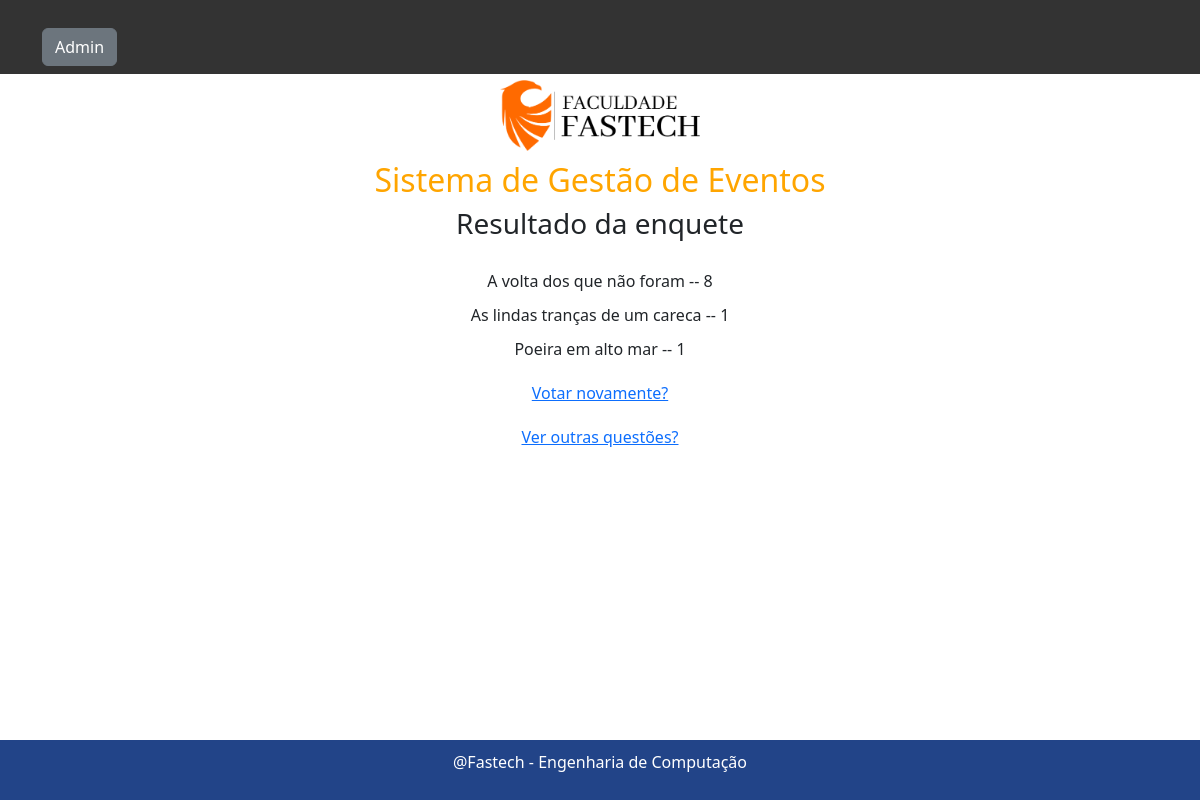
Before: /1/results with the older database file.
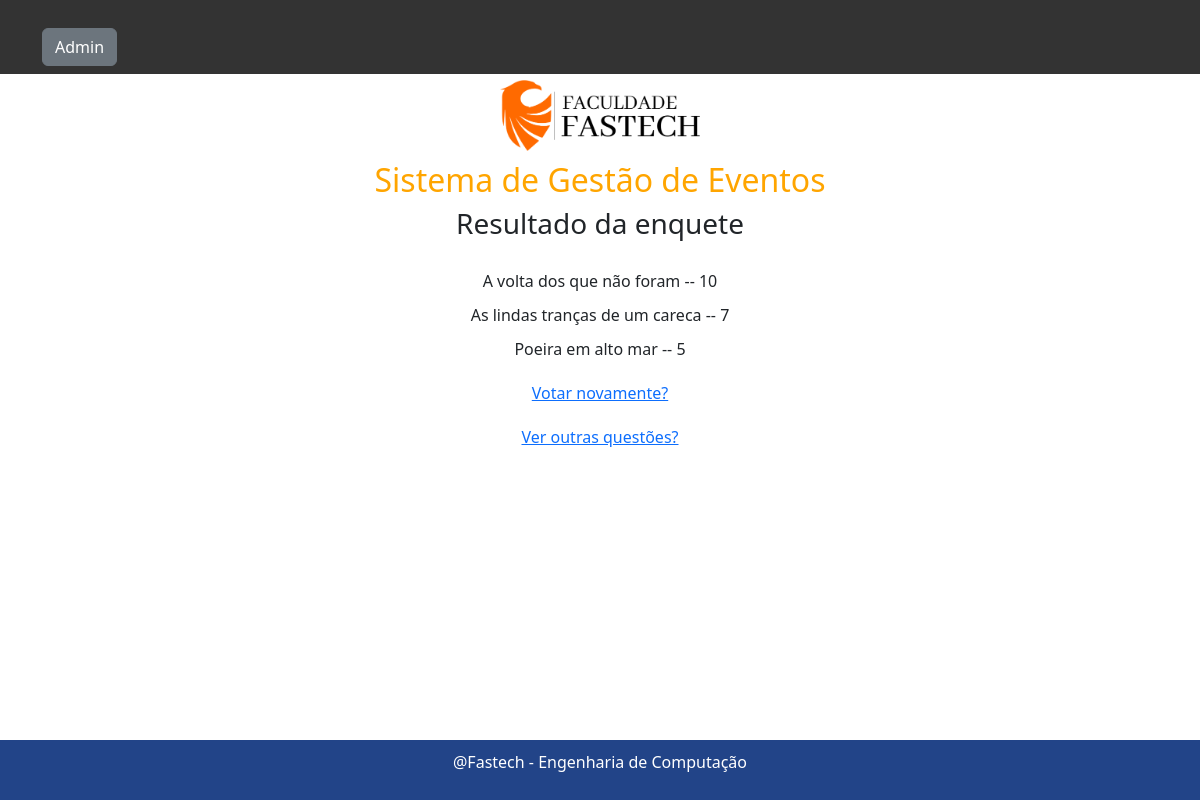
After: the same page with the newer database file.
### enquete/models.py (models this page shows, shortened)
class Option(models.Model):
    question = models.ForeignKey(Question, on_delete=models.CASCADE)
    option_text = models.CharField(max_length=200)
    votes = models.IntegerField(default=0)

### enquete/views.py (the view)
# urls.py: path('<int:question_id>/results', views.results, name='results'),
def results(request, question_id):
    question = Question(pk=question_id)
    context = {'question': question}
    return render(request, 'enquete/results.html', context)

### enquete/templates/enquete/results.html (shortened to what this page needs)
<!DOCTYPE html>
{% load static %}
<html lang="en">
<head>
    <link rel="stylesheet" href="https://cdn.jsdelivr.net/npm/bootstrap@5.3.0/dist/css/bootstrap.min.css">
    <link rel="stylesheet" href="{% static 'enquete/style.css' %}">
</head>
<body>
    <header>
        <nav class="navbar navbar-fixed-top navbar-dark bg-primary">
            <div class="container">
                <a class="btn btn-secondary ml-auto" href="/admin">Admin</a>
            </div>
        </nav>
    </header>
    <div class="logo-container">
        <img src="{% static 'enquete/logo.png' %}" alt="Logo da Empresa">
        <h2 class="project-name">Sistema de Gestão de Eventos</h2>
    </div>
    <div class="container">
        <h3 class="text-center">Resultado da enquete</h3>
    </div>
    <div class="container">
        <ul>
            {% for option in question.option_set.all %}
                <li>{{ option.option_text }} -- {{ option.votes }}</li>
            {% endfor %}
        </ul>
        <a href="{% url 'enquete:vote' question.id %}">Votar novamente?</a>
        <a href="{% url 'enquete:index' %}">Ver outras questões?</a>
    </div>
    <footer>
        <p>@Fastech - Engenharia de Computação</p>
    </footer>
</body>
</html>

Changed rows visible on the page:
changed Option "A volta dos que não foram": votes "8" → "10"
changed Option "As lindas tranças de um careca": votes "1" → "7"
changed Option "Poeira em alto mar": votes "1" → "5"
